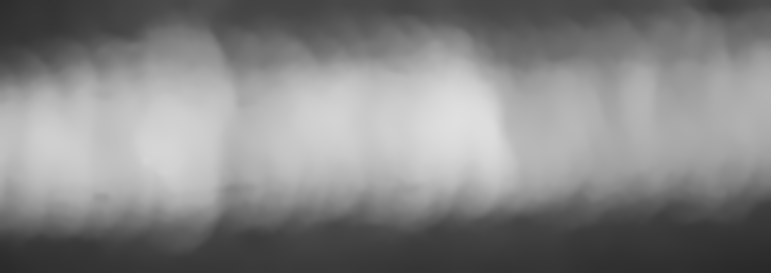
#> input picture denoised/10_denoised.png, 771 x 273 px; its folder holds only this picture in this run
$ python preprocess.py --input-dir denoised
#> lines starting #> are read from the running program, lines starting #| are printed output that depends on the picture
from __future__ import annotations

import argparse
from pathlib import Path

import cv2
import numpy as np
from PIL import Image


IMAGE_EXTENSIONS = {".png", ".jpg", ".jpeg", ".bmp", ".tif", ".tiff"}


def parse_args() -> argparse.Namespace:
    parser = argparse.ArgumentParser(
        description="Preprocess X-ray images with denoising and contrast enhancement."
    )
    parser.add_argument("--input-dir", type=Path, required=True, help="Directory containing raw images.")
    parser.add_argument(
        "--output-dir",
        type=Path,
        default=Path("data/processed"),
        help="Directory for processed grayscale images.",
    )
    parser.add_argument(
        "--preview-dir",
        type=Path,
        default=Path("results/images/preprocess"),
        help="Directory for preprocess result images.",
    )
    parser.add_argument(
        "--median-size",
        type=int,
        default=5,
        help="Median filter kernel size. Use odd values such as 3 or 5.",
    )
    parser.add_argument(
        "--nlm-h",
        type=float,
        default=9.0,
        help="Filter strength for non-local means denoising.",
    )
    parser.add_argument(
        "--clahe-clip-limit",
        type=float,
        default=2.5,
        help="Clip limit for CLAHE contrast enhancement.",
    )
    return parser.parse_args()


def supported_images(input_dir: Path) -> list[Path]:
    if not input_dir.exists():
        raise FileNotFoundError(f"Input directory does not exist: {input_dir}")

    image_paths = sorted(path for path in input_dir.iterdir() if path.suffix.lower() in IMAGE_EXTENSIONS)
    if not image_paths:
        raise FileNotFoundError(f"No supported image files found in: {input_dir}")
    return image_paths


def preprocess_pixels(
    image: np.ndarray,
    median_size: int,
    nlm_h: float,
    clahe_clip_limit: float,
) -> tuple[np.ndarray, np.ndarray, np.ndarray]:
    grayscale = image if image.ndim == 2 else cv2.cvtColor(image, cv2.COLOR_BGR2GRAY)
    median = cv2.medianBlur(grayscale, median_size)
    denoised = cv2.fastNlMeansDenoising(median, None, h=nlm_h, templateWindowSize=7, searchWindowSize=21)
    clahe = cv2.createCLAHE(clipLimit=clahe_clip_limit, tileGridSize=(8, 8))
    enhanced = clahe.apply(denoised)
    normalized = cv2.normalize(enhanced, None, 0, 255, cv2.NORM_MINMAX)
    return grayscale, denoised, normalized


def build_preview(raw_pixels: np.ndarray, processed_pixels: np.ndarray) -> Image.Image:
    raw_image = Image.fromarray(raw_pixels)
    processed_image = Image.fromarray(processed_pixels)
    canvas = Image.new("L", (raw_image.width + processed_image.width, max(raw_image.height, processed_image.height)), color=255)
    canvas.paste(raw_image, (0, 0))
    canvas.paste(processed_image, (raw_image.width, 0))
    return canvas


def main() -> None:
    args = parse_args()
    image_paths = supported_images(args.input_dir)
    args.output_dir.mkdir(parents=True, exist_ok=True)
    args.preview_dir.mkdir(parents=True, exist_ok=True)
    grayscale_dir = args.preview_dir / "grayscale"
    denoised_dir = args.preview_dir / "denoised"
    enhanced_dir = args.preview_dir / "enhanced"
    comparison_dir = args.preview_dir / "comparison"

    for directory in (grayscale_dir, denoised_dir, enhanced_dir, comparison_dir):
        directory.mkdir(parents=True, exist_ok=True)

    for image_path in image_paths:
        raw_pixels = cv2.imread(str(image_path), cv2.IMREAD_GRAYSCALE)
#> raw_pixels is the input picture: shape (273, 771); min 41, max 223, mean 132.3
        if raw_pixels is None:
            raise ValueError(f"Failed to read image: {image_path}")

        grayscale, denoised, processed = preprocess_pixels(
            raw_pixels,
            args.median_size,
            args.nlm_h,
            args.clahe_clip_limit,
        )
#> in preprocess_pixels, `enhanced = clahe.apply(denoised)`:
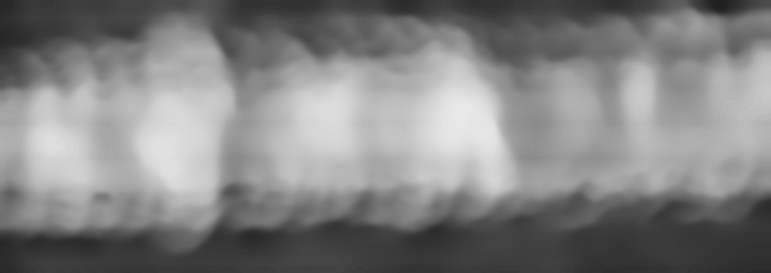
#> enhanced: shape (273, 771); min 32, max 233, mean 130.4
#> in preprocess_pixels, `normalized = cv2.normalize(enhanced, None, 0, 255, cv2.NORM_MINMAX)`:
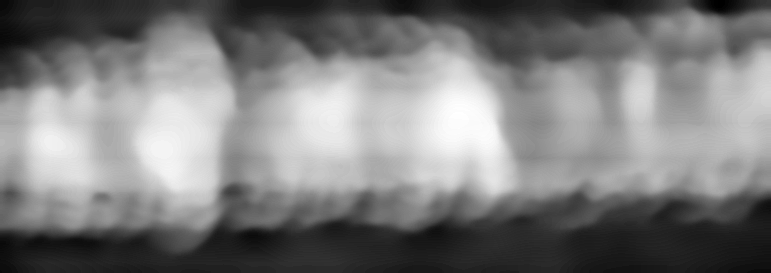
#> normalized: shape (273, 771); min 0, max 255, mean 124.9
        processed_name = f"{image_path.stem}_processed.png"
        preview_name = f"{image_path.stem}_preview.png"
        grayscale_name = f"{image_path.stem}_grayscale.png"
        denoised_name = f"{image_path.stem}_denoised.png"
        enhanced_name = f"{image_path.stem}_enhanced.png"

        Image.fromarray(processed).save(args.output_dir / processed_name)
        Image.fromarray(grayscale).save(grayscale_dir / grayscale_name)
        Image.fromarray(denoised).save(denoised_dir / denoised_name)
        Image.fromarray(processed).save(enhanced_dir / enhanced_name)
        build_preview(raw_pixels, processed).save(comparison_dir / preview_name)
#> in build_preview, `canvas = Image.new("L", (raw_image.width + processed_image.width, max(..`: canvas: PIL image 1542x273 L; every value is 255
#> in build_preview, `canvas.paste(raw_image, (0, 0))`:
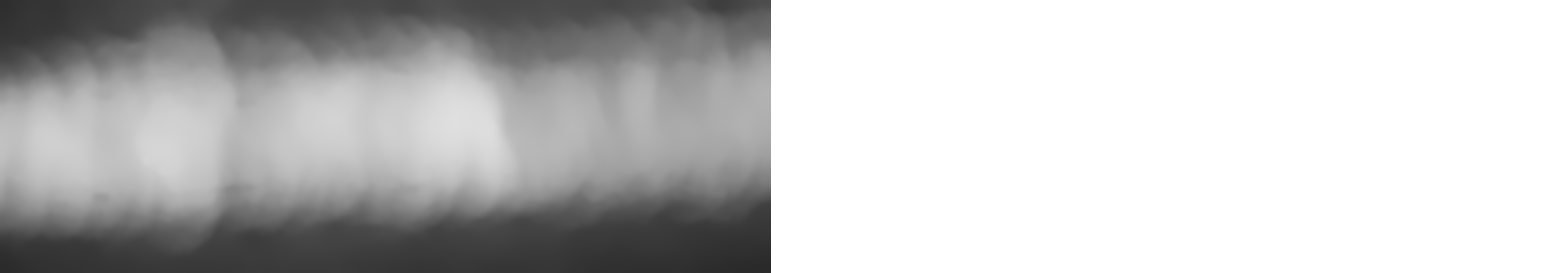
#> canvas: PIL image 1542x273 L; min 41, max 255, mean 193.7
#> in build_preview, `canvas.paste(processed_image, (raw_image.width, 0))`:
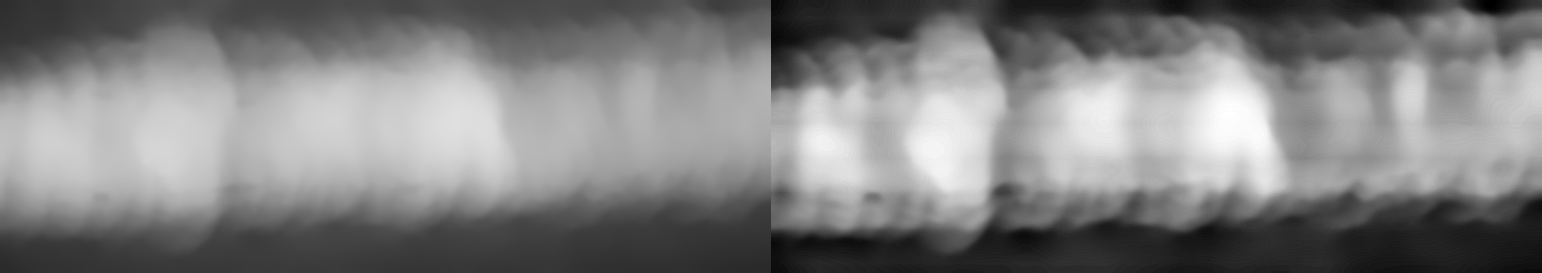
#> canvas: PIL image 1542x273 L; min 0, max 255, mean 128.6

    print(f"Processed {len(image_paths)} images into {args.output_dir}")


if __name__ == "__main__":
    main()

$ run again, on denoised/4_denoised.png
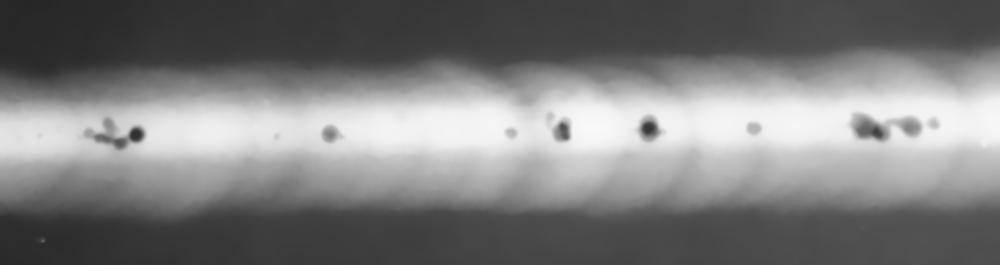
#> input picture denoised/4_denoised.png, 1000 x 265 px, shrunk from 1605 x 426 before the run
#> in main, raw_pixels is the input picture: shape (265, 1000); min 38, max 249, mean 125.8
#> in build_preview, `canvas.paste(raw_image, (0, 0))`:
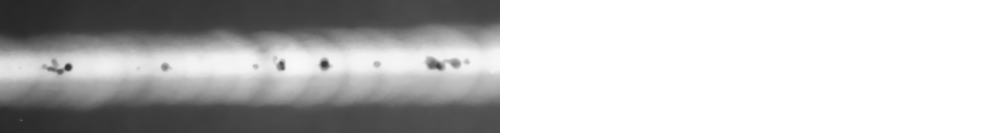
#> canvas: PIL image 2000x265 L (shown at 1/2 size); min 38, max 255, mean 190.4
#> in build_preview, `canvas.paste(processed_image, (raw_image.width, 0))`:
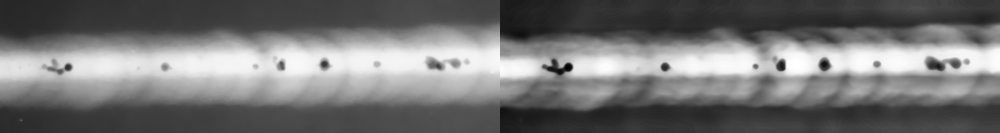
#> canvas: PIL image 2000x265 L (shown at 1/2 size); min 0, max 255, mean 116.9

$ run again, on denoised/5_denoised.png
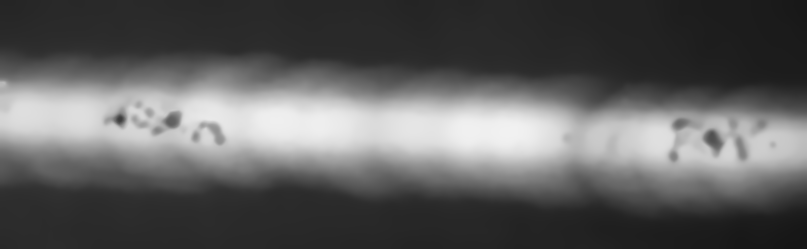
#> input picture denoised/5_denoised.png, 807 x 249 px
#> in main, raw_pixels is the input picture: shape (249, 807); min 22, max 241, mean 94.2
#> in build_preview, `canvas.paste(raw_image, (0, 0))`:
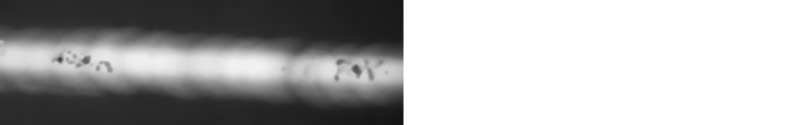
#> canvas: PIL image 1614x249 L (shown at 1/2 size); min 22, max 255, mean 174.6
#> in build_preview, `canvas.paste(processed_image, (raw_image.width, 0))`:
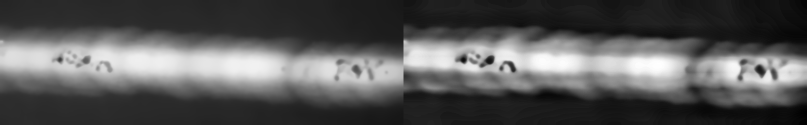
#> canvas: PIL image 1614x249 L (shown at 1/2 size); min 0, max 255, mean 88

$ run again, on denoised/6_denoised.png
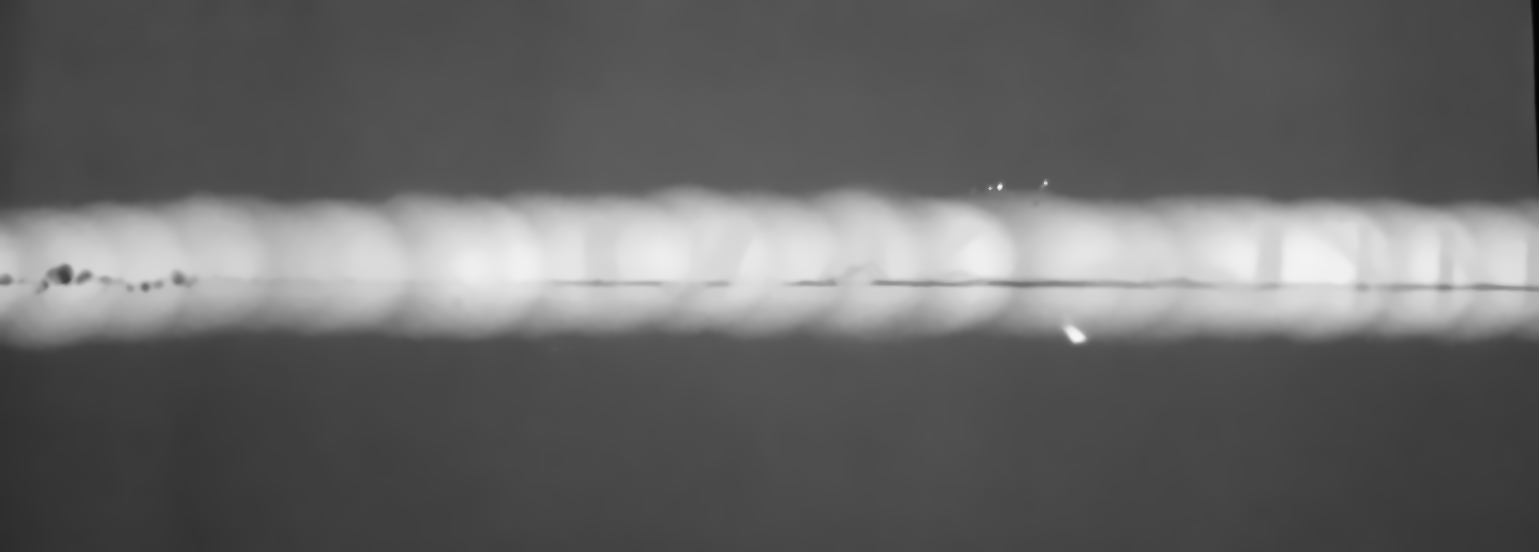
#> input picture denoised/6_denoised.png, 1539 x 552 px
#> in main, raw_pixels is the input picture: shape (552, 1539); min 4, max 247, mean 102.2
#> in build_preview, `canvas.paste(raw_image, (0, 0))`:
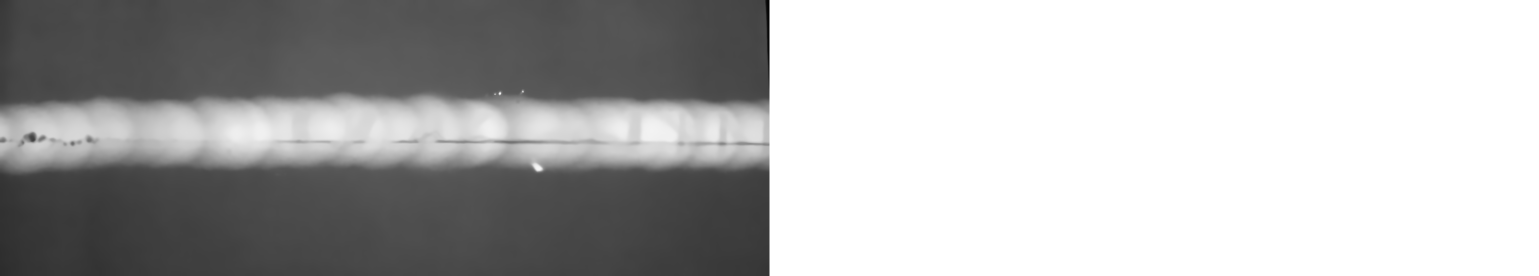
#> canvas: PIL image 3078x552 L (shown at 1/2 size); min 4, max 255, mean 178.6
#> in build_preview, `canvas.paste(processed_image, (raw_image.width, 0))`:
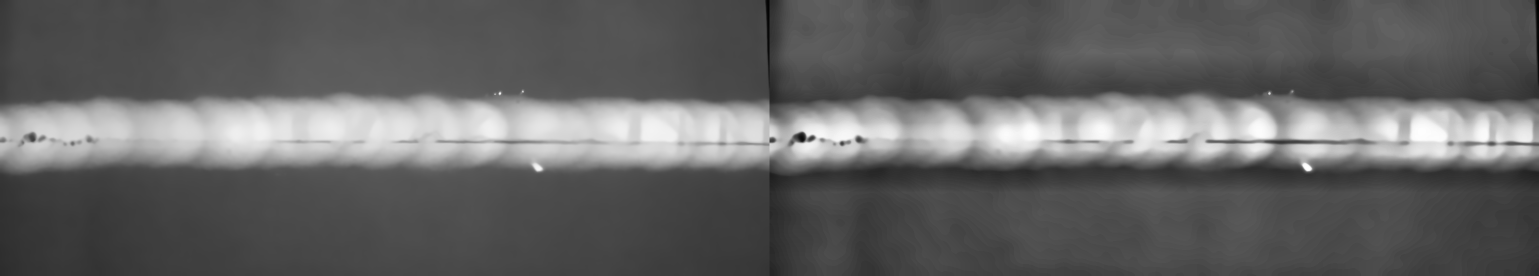
#> canvas: PIL image 3078x552 L (shown at 1/2 size); min 0, max 255, mean 99.9

$ run again, on denoised/1_denoised.png
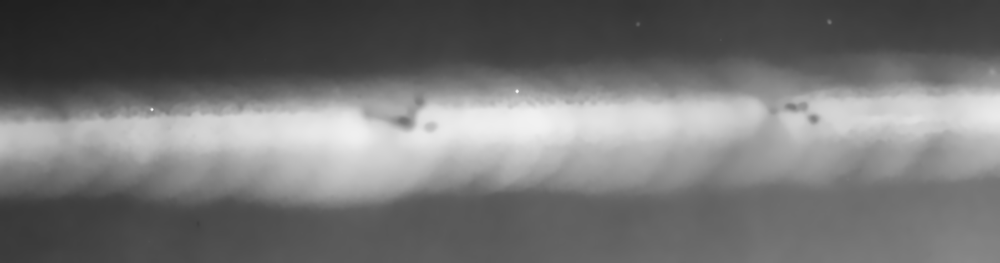
#> input picture denoised/1_denoised.png, 1000 x 263 px, shrunk from 1803 x 474 before the run
#> in main, raw_pixels is the input picture: shape (263, 1000); min 31, max 245, mean 115.4
#> in build_preview, `canvas.paste(processed_image, (raw_image.width, 0))`:
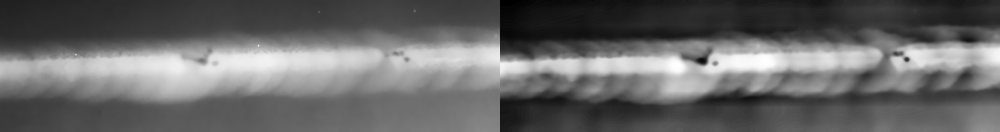
#> canvas: PIL image 2000x263 L (shown at 1/2 size); min 0, max 255, mean 103.9
